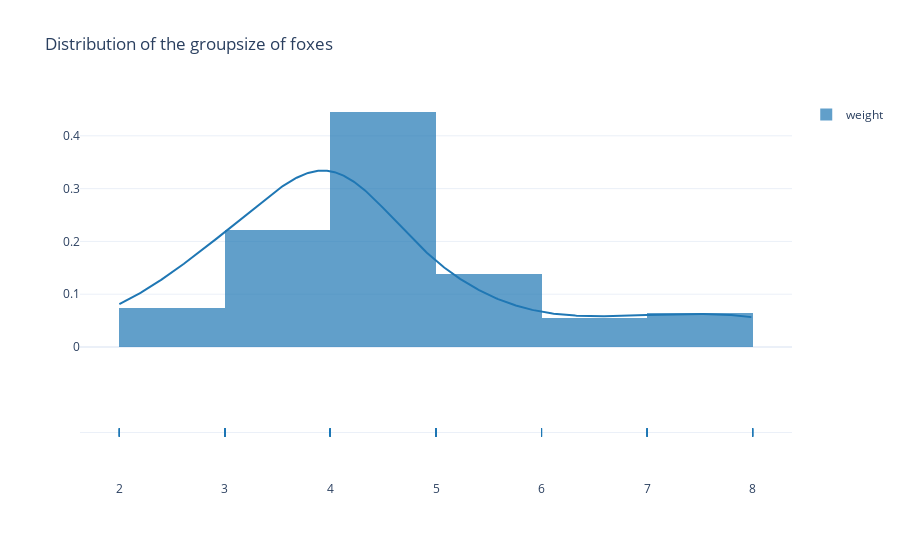

The notebook cell this image was saved under:
### Code cell
plot_fox_col_distr(col="groupsize")

### Figure 1 — Plotly figure (JSON) as saved in the notebook; plotly's stock layout.template omitted (floating-point values rounded to 4 significant figures; data arrays with more than 128 entries replaced by an {"elided": "..."} marker saying what was removed)
{"data": [{"autobinx": false, "histnorm": "probability density", "legendgroup": "weight", "marker": {"color": "rgb(31, 119, 180)"}, "name": "weight", "opacity": 0.7, "type": "histogram", "x": [2, 2, 2, 2, 2, 2, 2, 2, 3, 3, 3, 3, 3, 3, 3, 3, 3, 3, 3, 3, 3, 3, 3, 3, 3, 3, 3, 3, 3, 7, 7, 7, 7, 7, 7, 7, 4, 4, 4, 4, 4, 4, 4, 4, 4, 4, 4, 4, 4, 4, 4, 4, 4, 4, 4, 4, 8, 8, 8, 8, 8, 8, 8, 8, 4, 4, 4, 4, 4, 4, 4, 4, 4, 4, 4, 4, 4, 4, 4, 4, 4, 4, 4, 4, 4, 4, 4, 4, 5, 5, 5, 5, 5, 5, 5, 5, 5, 5, 5, 5, 5, 5, 5, 6, 6, 6, 6, 6, 6, 4, 4, 4, 4, 3, 3, 3], "xaxis": "x", "xbins": {"end": 8, "size": 1, "start": 2}, "yaxis": "y"}, {"legendgroup": "weight", "marker": {"color": "rgb(31, 119, 180)"}, "mode": "lines", "name": "weight", "showlegend": false, "type": "scatter", "x": {"elided": "500 float values"}, "xaxis": "x", "y": {"elided": "500 float values"}, "yaxis": "y"}, {"legendgroup": "weight", "marker": {"color": "rgb(31, 119, 180)", "symbol": "line-ns-open"}, "mode": "markers", "name": "weight", "showlegend": false, "type": "scatter", "x": [2, 2, 2, 2, 2, 2, 2, 2, 3, 3, 3, 3, 3, 3, 3, 3, 3, 3, 3, 3, 3, 3, 3, 3, 3, 3, 3, 3, 3, 7, 7, 7, 7, 7, 7, 7, 4, 4, 4, 4, 4, 4, 4, 4, 4, 4, 4, 4, 4, 4, 4, 4, 4, 4, 4, 4, 8, 8, 8, 8, 8, 8, 8, 8, 4, 4, 4, 4, 4, 4, 4, 4, 4, 4, 4, 4, 4, 4, 4, 4, 4, 4, 4, 4, 4, 4, 4, 4, 5, 5, 5, 5, 5, 5, 5, 5, 5, 5, 5, 5, 5, 5, 5, 6, 6, 6, 6, 6, 6, 4, 4, 4, 4, 3, 3, 3], "xaxis": "x", "y": ["weight", "weight", "weight", "weight", "weight", "weight", "weight", "weight", "weight", "weight", "weight", "weight", "weight", "weight", "weight", "weight", "weight", "weight", "weight", "weight", "weight", "weight", "weight", "weight", "weight", "weight", "weight", "weight", "weight", "weight", "weight", "weight", "weight", "weight", "weight", "weight", "weight", "weight", "weight", "weight", "weight", "weight", "weight", "weight", "weight", "weight", "weight", "weight", "weight", "weight", "weight", "weight", "weight", "weight", "weight", "weight", "weight", "weight", "weight", "weight", "weight", "weight", "weight", "weight", "weight", "weight", "weight", "weight", "weight", "weight", "weight", "weight", "weight", "weight", "weight", "weight", "weight", "weight", "weight", "weight", "weight", "weight", "weight", "weight", "weight", "weight", "weight", "weight", "weight", "weight", "weight", "weight", "weight", "weight", "weight", "weight", "weight", "weight", "weight", "weight", "weight", "weight", "weight", "weight", "weight", "weight", "weight", "weight", "weight", "weight", "weight", "weight", "weight", "weight", "weight", "weight"], "yaxis": "y2"}], "layout": {"barmode": "overlay", "hovermode": "closest", "legend": {"traceorder": "reversed"}, "title": {"text": "Distribution of the groupsize of foxes"}, "xaxis": {"anchor": "y2", "domain": [0, 1], "zeroline": false}, "yaxis": {"anchor": "free", "domain": [0.35, 1], "position": 0}, "yaxis2": {"anchor": "x", "domain": [0, 0.25], "dtick": 1, "showticklabels": false}}}
